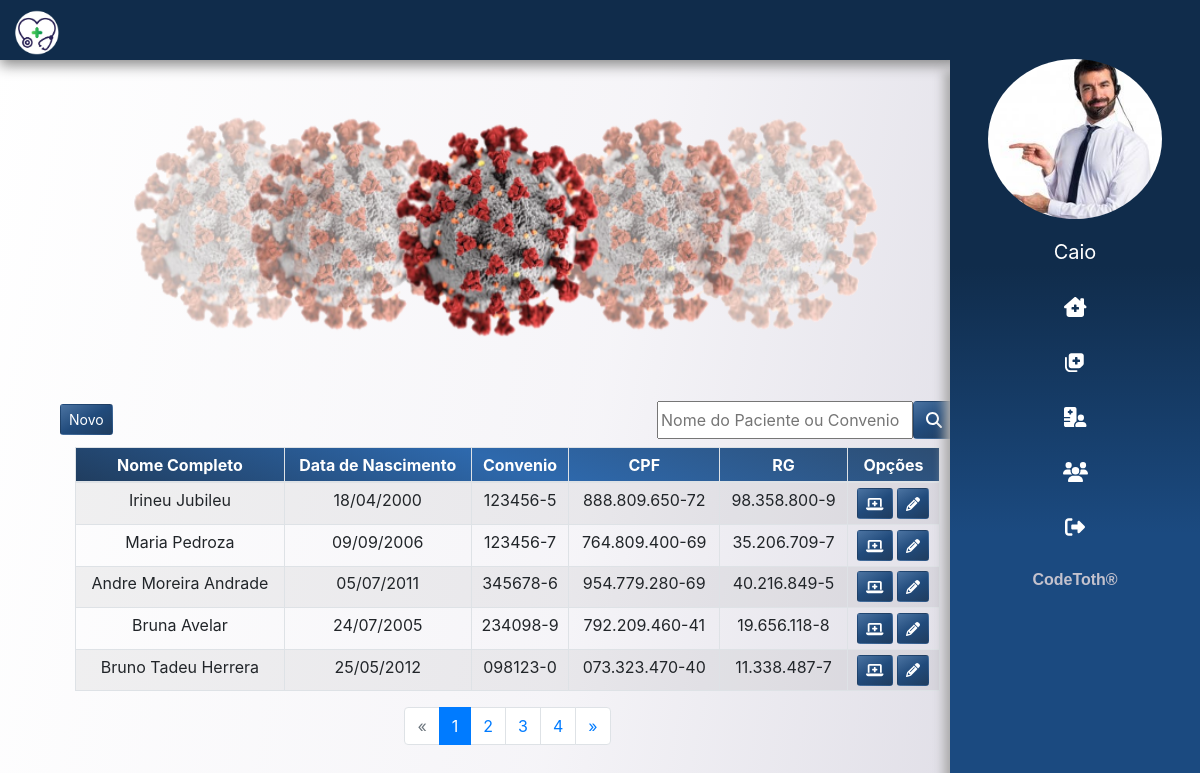
Screenshot of /pacientes/ (signed in) with the database file from the repository.
### app/atendente/models.py (models this page shows)
class Atendente(models.Model):
    usuario = models.ForeignKey(User, on_delete=models.CASCADE)
    nome = models.CharField(max_length=150)
    sexo = models.CharField(max_length=1)
    data_nascimento = models.DateField()
    cpf = models.CharField(max_length=20, unique=True)
    rg = models.CharField(max_length=20, unique=True)
    email = models.EmailField()
    foto = models.ImageField(upload_to=f'fotos/{time.time()}', blank=True)
    ativo = models.BooleanField(default=True)

### app/paciente/models.py (models this page shows)
class Paciente(models.Model):
    nome = models.CharField(max_length=200)
    sexo = models.CharField(max_length=1)
    data_nascimento = models.DateField()
    cpf = models.CharField(max_length=20, unique=True)
    rg = models.CharField(max_length=20, unique=True)
    carteira_convenio = models.CharField(max_length=30, unique=True)
    peso = models.FloatField()
    altura = models.FloatField()
    endereco = models.CharField(max_length=250)
    end_num = models.IntegerField()
    complemento = models.CharField(max_length=50, blank=True)
    email = models.CharField(max_length=50)
    telefone = models.CharField(max_length=14)
    celular = models.CharField(max_length=15)

### app/paciente/views.py (the view)
# urls.py: path('', listar, name='consultas'),
@login_required(login_url='login')
def listar(request):
    dados = get_dados(request)
    filtro = request.GET.get('filtro', '')
    if filtro is not None:
        lst_pacientes = Paciente.objects.filter(Q(nome__icontains=filtro) |
                                                Q(carteira_convenio__icontains=filtro))
    else:
        lst_pacientes = Paciente.objects.all()
    paginator = Paginator(lst_pacientes, 5)
    page = request.GET.get('page')
    pacientes_por_pagina = paginator.get_page(page)
    dados['lst_pacientes'] = pacientes_por_pagina
    return render(request, 'paciente/lista_pacientes.html', dados)

### templates/paciente/lista_pacientes.html (shortened to what this page needs)
{% extends 'base.html' %}
{% load static %}
{% block content %}
<main class="container">
  <section class="col-10">
    {% include 'partials/_campanha.html' %}
    <section class="mx-auto">
      <div class="container__paciente mb-2">
        <div class="container__paciente__novo">
          <a href="{% url 'adicionar' %}" class="btn btnCustom btn-sm"> Novo </i> </a>
        </div>
        <div class="container__paciente__form">
          <form class="formBuscarPaciente" id="formBuscar" action="{% url 'pacientes'%}">
            <input type="text" placeholder="Nome do Paciente ou Convenio" id="filtro" name="filtro"
              onkeypress="return runScript(event)">
            <button class="btn btnCustom " type="button" onclick="return buscaPaciente()"><i
                class="fas fa-search"></i></button>
          </form>
        </div>
      </div>
      <div class="col-12 table-responsive">
        <table class="table  table-sm table-bordered table-striped text-center" id="pacientes">
          <thead class="colorCustom">
            <tr>
              <th scope="col">Nome Completo</th>
              <th scope="col">Data de Nascimento</th>
              <th scope="col">Convenio</th>
              <th scope="col">CPF</th>
              <th scope="col">RG</th>
              <th scope="col">Opções</th>
            </tr>
          </thead>
          <tbody>
            {% for paciente in lst_pacientes %}
            <tr>
              <th scope="row">{{ paciente.nome }}</th>
              <td>{{ paciente.data_nascimento|date:"d/m/Y" }}</td>
              <td> {{ paciente.carteira_convenio }} </td>
              <td> {{ paciente.cpf }} </td>
              <td> {{ paciente.rg }} </td>
              <td>
                <a href="{% url 'det_paciente' paciente.id %}" class="btn btnCustom btn-sm"> <i
                    class="fas fa-laptop-medical"></i> </a>
                <a href="{% url 'altera_paciente' paciente.id %}" class="btn btnCustom btn-sm"> <i
                    class="fas fa-pencil-alt"></i>
                </a>
              </td>
            </tr>
            {% endfor %}
          </tbody>
        </table>
      </div>
      <div class="col-12">
        <nav aria-label="Page navigation example">
          {% if lst_pacientes.has_other_pages %}
          <ul class="pagination justify-content-center">
            {% if lst_pacientes.has_previous %}
            <li class="page-item">
              <a class="page-link" href="?page={{ lst_pacientes.previous_page_number }}#pacientes">&laquo;</a>
            </li>
            {% else %}
            <li class="page-item disabled">
              <a class="page-link">&laquo;</a>
            </li>
            {% endif %}
            {% for pagina in lst_pacientes.paginator.page_range %}
            {% if lst_pacientes.number == pagina %}
            <li class="page-item active"> <a class="page-link">{{ pagina }}</a></li>
            {% else %}
            <li class="page-item">
              <a href="?page={{ pagina }}#pacientes" class="page-link">{{ pagina }}</a>
            </li>
            {% endif %}
            {% endfor %}
            {% if lst_pacientes.has_next %}
            <li class="page-item">
              <a href="?page={{ lst_pacientes.next_page_number }}#pacientes" class="page-link">&raquo;</a>
            </li>
            {% else %}
            <li class="page-item disabled">
              <a class="page-link">&raquo;</a>
            </li>
            {% endif %}
          </ul>
          {% endif %}
        </nav>
      </div>
    </section>
  </section>
</main>
{% endblock %}

### templates/partials/_sidebar.html (shortened to what this page needs)
{% load static %}
<div class="sidebar">
    <div class="mb-2">
        <img src="{{ usuario.foto.url }}" class="img-fluid  mx-auto d-block" alt="">
    </div>
    <ul>
        <a href="{% url 'edit-user' request.user.id %}"class="func_menu" ><li style="text-transform: capitalize;"> <i> {{ request.user}} </i><span class="dNone"> Dados Pessoais </span></li></a>
        <a href="{% url 'dashboard' %}" class="func_menu"> <li> <i class="fas fa-clinic-medical"></i> <span class="dNone"> Página principal </span></li></a>
        <a href="{% url 'consultas' %}" class="func_menu"> <li> <i class="fas fa-notes-medical"></i>  <span class="dNone"> Consultas </span> </li></a>
        <a href="{% url 'pacientes' %}" class="func_menu"> <li> <i class="fas fa-hospital-user"></i></i>  <span class="dNone">  Pacientes  </span></li></a>
        {% if tipo == 2 %}
        <a href="{% url 'usuarios' %}" class="func_menu"> <li> <i class="fas fa-users"></i></i>  <span class="dNone">  Usuários  </span></li></a>
        {% endif %}
        <a href="{% url 'logout' %}" class="func_menu"><li><i class="fas fa-sign-out-alt"></i>  <span class="dNone"> Sair </span>  </li></a>
    </ul>
    <div class="text-center pb-3" style="font-weight: bolder;width: 100%;color: #C4C2CD;font-family: 'Play', sans-serif; ">
        <span>CodeToth&#174;</span>
    </div>
</div>

### static/css/app.css (style rules this page uses)
body { background-attachment: fixed; background-size: cover; background-image: linear-gradient(100deg,rgba(255, 255, 255, .5), rgba(236, 234, 241, .5), rgba(213, 211, 222, 1.5)); }
.colorCustom { background: linear-gradient(200deg, #2d4d72, #2e69ad, #203d5f) ; color: #fff; font-weight: bold; }
.btnCustom { background: linear-gradient(150deg, #4b73a1, #214b7c, #203d5f) ; transition: 0.1s all; color: #fff; }
.sidebar img { border-radius: 100% !important; height: 160px !important; }
.sidebar { right: 0; top: 3.7rem !important; bottom: 0; width: 250px; background-image: linear-gradient( #102c4b,#102c4b,#1B4A80 , #1B4A80); box-shadow: -5px 12px 10px 1px #aaaaaa; background-attachment: fixed; overflow: hidden; transition: 0.8s all; height: 100% !important; position: fixed; z-index: 1030 !important; }
.sidebar ul li, a { list-style: none; }
.sidebar ul li { margin-top: 5px; padding: .5em; text-decoration: none; color: rgb(255, 255, 255); width: 100%; font-size: 20px; text-align: center; display: block; transition: 0.6s all; }
.container__paciente { display: flex; align-items: center; justify-content: space-between; }
.container__paciente__form { align-content: flex-end; flex-grow: 6; }
.container__paciente__form > form { display: flex; float: right; }
.formBuscarPaciente > input { width: 100% !important; }

### rows the page displays
Atendente: foto (picture)
Paciente: nome "Irineu Jubileu", data_nascimento "18/04/2000", carteira_convenio "123456-5", cpf "888.809.650-72", rg "98.358.800-9"
Paciente: nome "Maria Pedroza", data_nascimento "09/09/2006", carteira_convenio "123456-7", cpf "764.809.400-69", rg "35.206.709-7"
Paciente: nome "Andre Moreira Andrade", data_nascimento "05/07/2011", carteira_convenio "345678-6", cpf "954.779.280-69", rg "40.216.849-5"
Paciente: nome "Bruna Avelar", data_nascimento "24/07/2005", carteira_convenio "234098-9", cpf "792.209.460-41", rg "19.656.118-8"
Paciente: nome "Bruno Tadeu Herrera", data_nascimento "25/05/2012", carteira_convenio "098123-0", cpf "073.323.470-40", rg "11.338.487-7"

### other values shown
{{ request.user }} "Caio"
{{ pagina }} "1"
{{ pagina }} "2" "3" "4"
